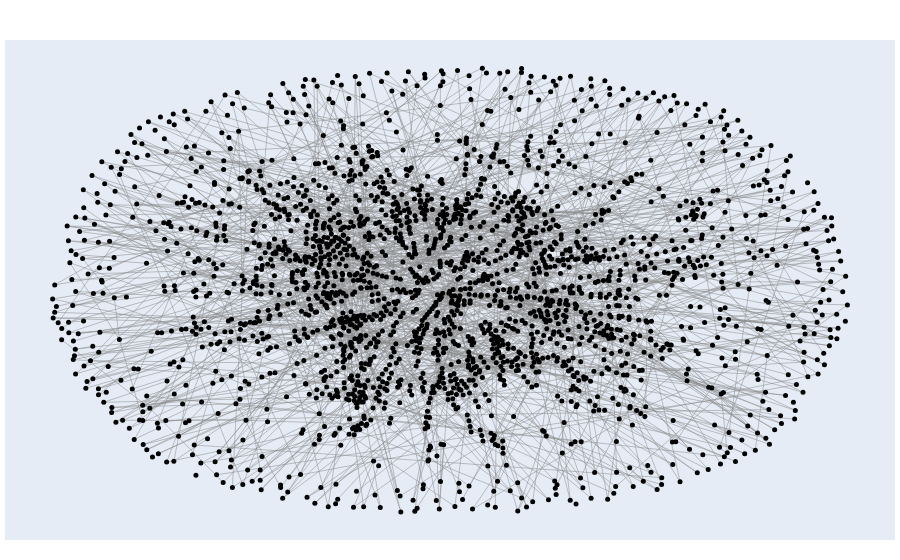

Notebook cell for this chart:
### Code cell
#  Для интерактивной визуализации:
import plotly.graph_objects as go

#  Преобразуем networkx граф в plotly формат
edge_x = []
edge_y = []
for edge in G.edges():
    x0, y0 = pos[edge[0]]
    x1, y1 = pos[edge[1]]
    edge_x.extend([x0, x1, None])
    edge_y.extend([y0, y1, None])

edge_trace = go.Scatter(
    x=edge_x, y=edge_y,
    line=dict(width=0.5, color='#888'),
    hoverinfo='none',
    mode='lines')

node_x = []
node_y = []
for node in G.nodes():
    x, y = pos[node]
    node_x.append(x)
    node_y.append(y)

node_trace = go.Scatter(
    x=node_x, y=node_y,
    mode='markers',
    hoverinfo='text',
    marker=dict(
        showscale=False,
        colorscale='YlGnBu',
        reversescale=True,
        color=[],
        size=5,
        line_width=0))


fig = go.Figure(data=[edge_trace, node_trace],
             layout=go.Layout(
                showlegend=False,
                hovermode='closest',
                margin=dict(b=20,l=5,r=5,t=40),
                xaxis=dict(showgrid=False, zeroline=False, showticklabels=False),
                yaxis=dict(showgrid=False, zeroline=False, showticklabels=False))
                 )
fig.show()

### Figure 1 — Plotly figure (JSON) as saved in the notebook; plotly's stock layout.template omitted (floating-point values rounded to 4 significant figures; data arrays with more than 128 entries replaced by an {"elided": "..."} marker saying what was removed)
{"data": [{"hoverinfo": "none", "line": {"color": "#888", "width": 0.5}, "mode": "lines", "type": "scatter", "x": {"elided": "9075 float values"}, "y": {"elided": "9075 float values"}}, {"hoverinfo": "text", "marker": {"color": [], "colorscale": [[0, "rgb(255,255,217)"], [0.125, "rgb(237,248,177)"], [0.25, "rgb(199,233,180)"], [0.375, "rgb(127,205,187)"], [0.5, "rgb(65,182,196)"], [0.625, "rgb(29,145,192)"], [0.75, "rgb(34,94,168)"], [0.875, "rgb(37,52,148)"], [1, "rgb(8,29,88)"]], "line": {"width": 0}, "reversescale": true, "showscale": false, "size": 5}, "mode": "markers", "type": "scatter", "x": {"elided": "2367 float values"}, "y": {"elided": "2367 float values"}}], "layout": {"hovermode": "closest", "margin": {"b": 20, "l": 5, "r": 5, "t": 40}, "showlegend": false, "xaxis": {"showgrid": false, "showticklabels": false, "zeroline": false}, "yaxis": {"showgrid": false, "showticklabels": false, "zeroline": false}}}
